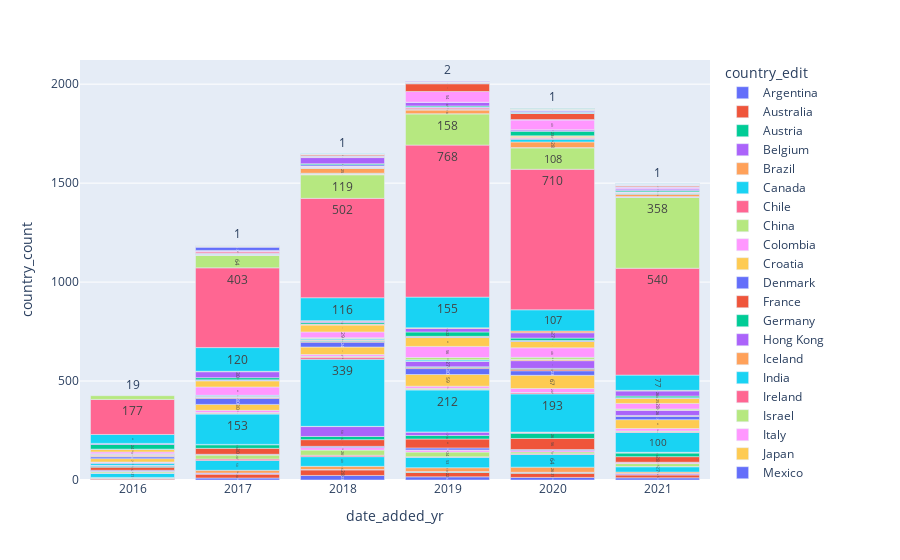

Notebook cell for this chart:
### Code cell
fig = px.bar(df.groupby(['date_added_yr','country_edit',],as_index=False).agg(country_count = ('show_id','count')), x="date_added_yr", y="country_count", color="country_edit", text_auto=True)
fig.show()
